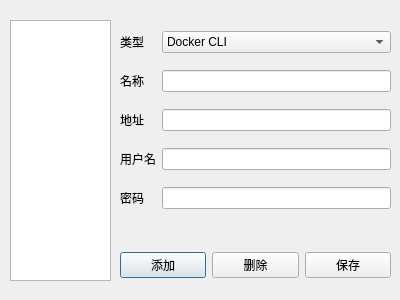
<?xml version="1.0" encoding="UTF-8"?>
<ui version="4.0">
 <class>Dialog</class>
 <widget class="QDialog" name="Dialog">
  <property name="geometry">
   <rect>
    <x>0</x>
    <y>0</y>
    <width>400</width>
    <height>300</height>
   </rect>
  </property>
  <property name="windowTitle">
   <string>Dialog</string>
  </property>
  <widget class="QListView" name="host_list">
   <property name="geometry">
    <rect>
     <x>10</x>
     <y>20</y>
     <width>101</width>
     <height>261</height>
    </rect>
   </property>
  </widget>
  <widget class="QWidget" name="gridLayoutWidget">
   <property name="geometry">
    <rect>
     <x>120</x>
     <y>20</y>
     <width>271</width>
     <height>201</height>
    </rect>
   </property>
   <layout class="QGridLayout" name="gridLayout">
    <item row="3" column="1">
     <widget class="QLineEdit" name="host_user"/>
    </item>
    <item row="3" column="0">
     <widget class="QLabel" name="label_4">
      <property name="text">
       <string>用户名</string>
      </property>
     </widget>
    </item>
    <item row="4" column="1">
     <widget class="QLineEdit" name="host_pass"/>
    </item>
    <item row="2" column="0">
     <widget class="QLabel" name="label_3">
      <property name="text">
       <string>地址</string>
      </property>
     </widget>
    </item>
    <item row="2" column="1">
     <widget class="QLineEdit" name="host_addr"/>
    </item>
    <item row="4" column="0">
     <widget class="QLabel" name="label_2">
      <property name="text">
       <string>密码</string>
      </property>
     </widget>
    </item>
    <item row="0" column="1">
     <widget class="QComboBox" name="host_type">
      <item>
       <property name="text">
        <string>Docker CLI</string>
       </property>
      </item>
     </widget>
    </item>
    <item row="0" column="0">
     <widget class="QLabel" name="label">
      <property name="text">
       <string>类型</string>
      </property>
     </widget>
    </item>
    <item row="1" column="0">
     <widget class="QLabel" name="label_5">
      <property name="text">
       <string>名称</string>
      </property>
     </widget>
    </item>
    <item row="1" column="1">
     <widget class="QLineEdit" name="host_name"/>
    </item>
   </layout>
  </widget>
  <widget class="QWidget" name="horizontalLayoutWidget">
   <property name="geometry">
    <rect>
     <x>120</x>
     <y>250</y>
     <width>271</width>
     <height>31</height>
    </rect>
   </property>
   <layout class="QHBoxLayout" name="horizontalLayout">
    <item>
     <widget class="QPushButton" name="host_add_btn">
      <property name="text">
       <string>添加</string>
      </property>
     </widget>
    </item>
    <item>
     <widget class="QPushButton" name="host_delete_btn">
      <property name="text">
       <string>删除</string>
      </property>
     </widget>
    </item>
    <item>
     <widget class="QPushButton" name="host_save_btn">
      <property name="text">
       <string>保存</string>
      </property>
     </widget>
    </item>
   </layout>
  </widget>
 </widget>
 <tabstops>
  <tabstop>host_list</tabstop>
  <tabstop>host_type</tabstop>
  <tabstop>host_name</tabstop>
  <tabstop>host_addr</tabstop>
  <tabstop>host_user</tabstop>
  <tabstop>host_pass</tabstop>
  <tabstop>host_add_btn</tabstop>
  <tabstop>host_delete_btn</tabstop>
  <tabstop>host_save_btn</tabstop>
 </tabstops>
 <resources/>
 <connections/>
</ui>
